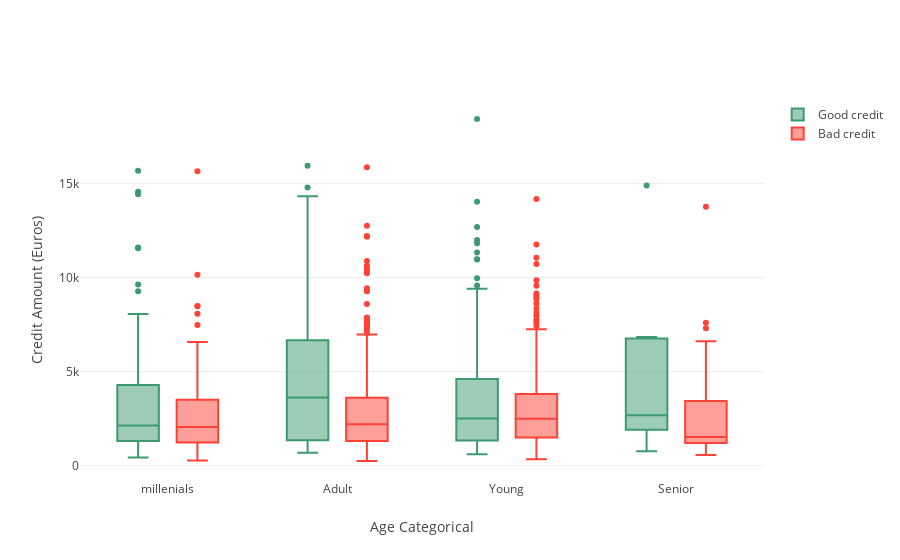

The notebook cell saved with this chart:
### Code cell
trace0 = go.Box(
    y=df_good["Montant_credit"],
    x=df_good["Age"],
    name='Good credit',
    marker=dict(
        color='#3D9970'
    )
)

trace1 = go.Box(
    y=df_bad['Montant_credit'],
    x=df_bad['Age'],
    name='Bad credit',
    marker=dict(
        color='#FF4136'
    )
)
    
data = [trace0, trace1]

layout = go.Layout(
    yaxis=dict(
        title='Credit Amount (Euros)',
        zeroline=False
    ),
    xaxis=dict(
        title='Age Categorical'
    ),
    boxmode='group'
)
fig = go.Figure(data=data, layout=layout)

py.iplot(fig, filename='box-age-cat')

### Figure 1 — Plotly figure (JSON) as saved in the notebook; plotly's stock layout.template omitted (floating-point values rounded to 4 significant figures; data arrays with more than 128 entries replaced by an {"elided": "..."} marker saying what was removed)
{"data": [{"marker": {"color": "#3D9970"}, "name": "Good credit", "type": "box", "uid": "72ea9cc0-85d0-11e8-a296-985fd3416bc2", "x": {"elided": "300 str values"}, "y": {"elided": "300 int values"}}, {"marker": {"color": "#FF4136"}, "name": "Bad credit", "type": "box", "uid": "72ea9cc1-85d0-11e8-b88e-985fd3416bc2", "x": {"elided": "700 str values"}, "y": {"elided": "700 int values"}}], "layout": {"boxmode": "group", "xaxis": {"title": "Age Categorical"}, "yaxis": {"title": "Credit Amount (Euros)", "zeroline": false}}}
